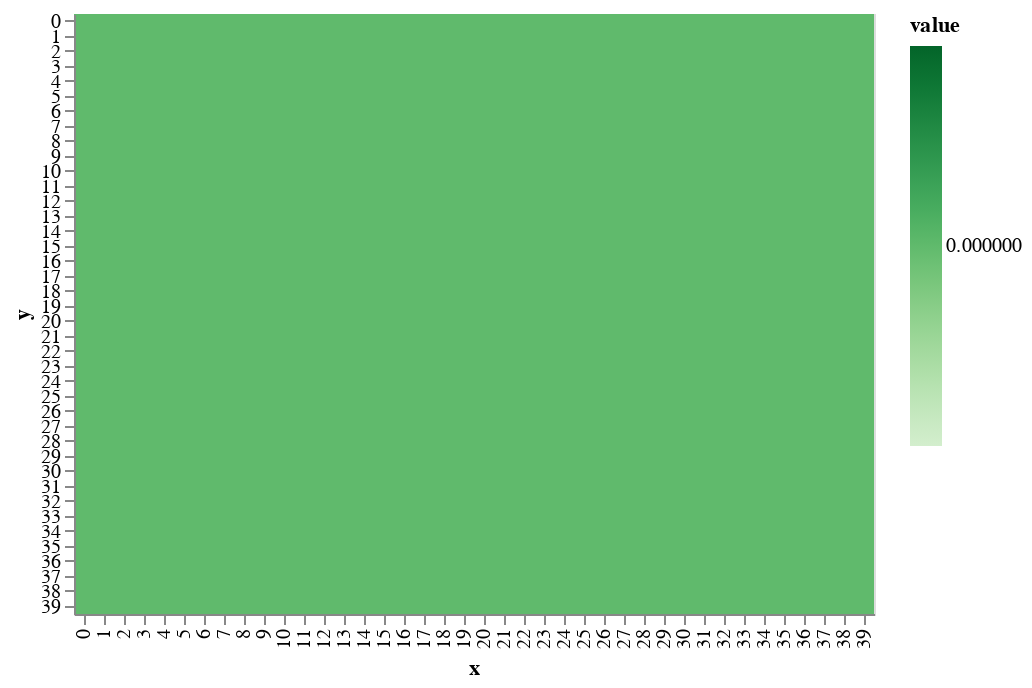

Notebook cell for this chart:
### Markdown cell above
I'm going to use the `landscape` over and over to specify the world's parameters. Some of the parameters are set by the user and some of them are hard cast.

### Code cell
world = b1.World(landscape)
draw.drawTerrainHeight(world.grid_elevation)

### Figure 1 — Vega-Lite specification as saved in the notebook (floating-point values rounded to 4 significant figures; data arrays with more than 128 entries replaced by an {"elided": "..."} marker saying what was removed)
{"$schema": "https://vega.github.io/schema/vega-lite/v2.6.0.json", "config": {"view": {"height": 300, "width": 400}}, "data": {"name": "data-95d0b444ba091188dabce9e289e30221"}, "datasets": {"data-95d0b444ba091188dabce9e289e30221": {"elided": "1600 records"}}, "encoding": {"color": {"field": "value", "scale": {"scheme": "greens"}, "type": "quantitative"}, "x": {"field": "x", "type": "ordinal"}, "y": {"field": "y", "type": "ordinal"}}, "mark": "rect"}
